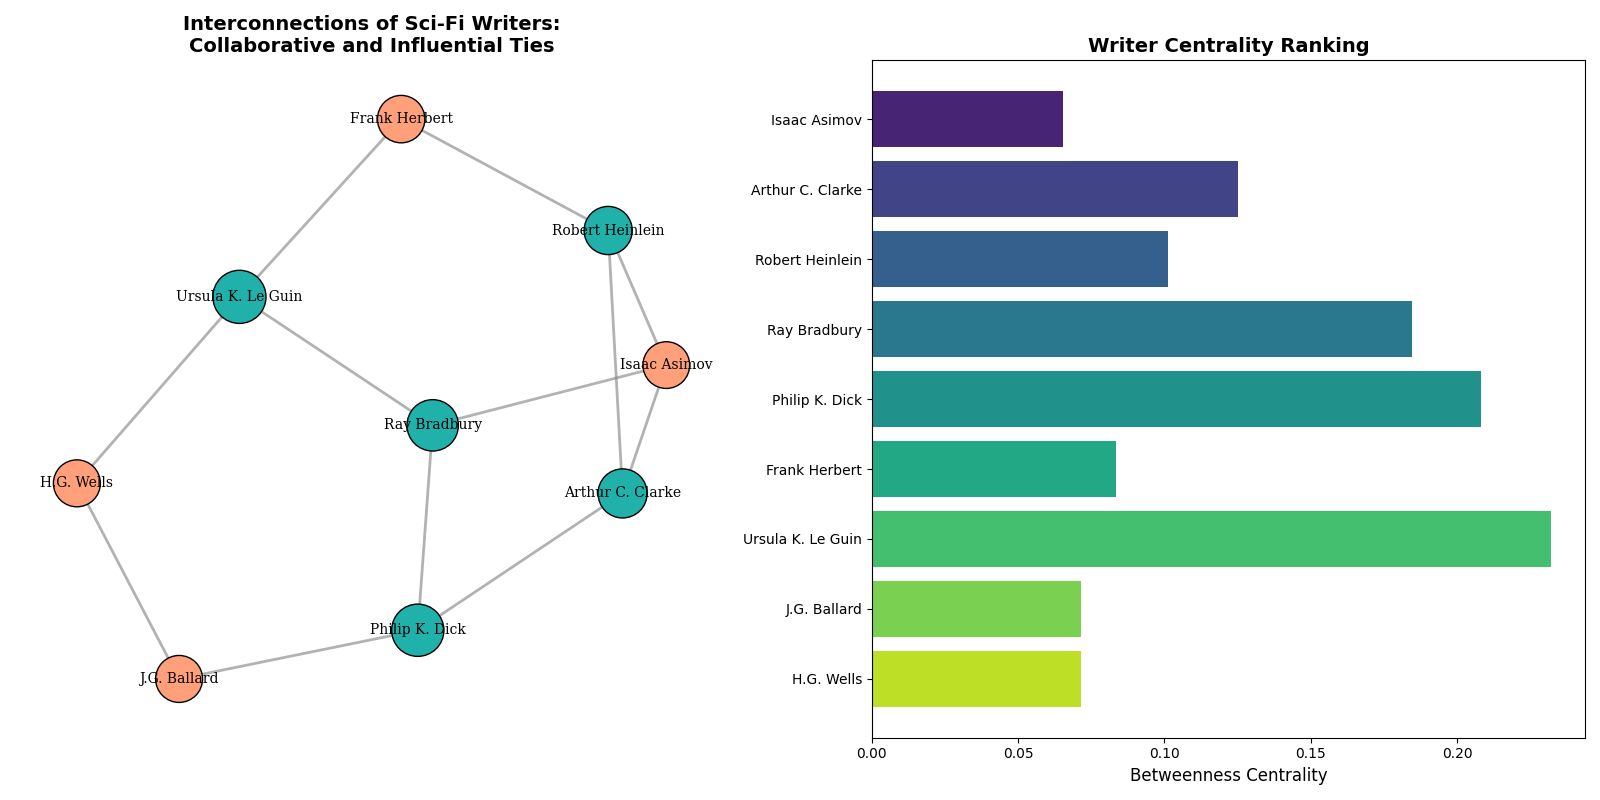

This chart was generated by the following Python code:
import matplotlib.pyplot as plt
import networkx as nx
import numpy as np

# Define science fiction writers and their collaborations
writers_connections = {
    "Isaac Asimov": ["Arthur C. Clarke", "Robert Heinlein", "Ray Bradbury"],
    "Arthur C. Clarke": ["Isaac Asimov", "Robert Heinlein", "Philip K. Dick"],
    "Robert Heinlein": ["Isaac Asimov", "Arthur C. Clarke", "Frank Herbert"],
    "Ray Bradbury": ["Isaac Asimov", "Philip K. Dick", "Ursula K. Le Guin"],
    "Philip K. Dick": ["Arthur C. Clarke", "Ray Bradbury", "J.G. Ballard"],
    "Frank Herbert": ["Robert Heinlein", "Ursula K. Le Guin"],
    "Ursula K. Le Guin": ["Ray Bradbury", "Frank Herbert", "H.G. Wells"],
    "J.G. Ballard": ["Philip K. Dick", "H.G. Wells"],
    "H.G. Wells": ["Ursula K. Le Guin", "J.G. Ballard"]
}

# Create the graph
G = nx.Graph(writers_connections)

# Calculate node sizes and colors based on betweenness centrality
betweenness_centrality = nx.betweenness_centrality(G)
node_sizes = [1000 + 2000 * betweenness_centrality[node] for node in G.nodes()]

# Shuffle the colors assigned to the nodes
# Original color code: "#FFA07A" if centrality > 0.1 else "#20B2AA"
node_colors = ["#20B2AA" if betweenness_centrality[node] > 0.1 else "#FFA07A" for node in G.nodes()]

# Create a subplot layout
fig, ax = plt.subplots(1, 2, figsize=(16, 8))

# First subplot: Network Graph
pos = nx.spring_layout(G, seed=24)
nx.draw_networkx_nodes(G, pos, ax=ax[0], node_size=node_sizes, node_color=node_colors, edgecolors='black')
nx.draw_networkx_edges(G, pos, ax=ax[0], width=2, alpha=0.6, edge_color='gray')
nx.draw_networkx_labels(G, pos, ax=ax[0], font_size=10, font_family='serif')
ax[0].set_title("Interconnections of Sci-Fi Writers:\nCollaborative and Influential Ties", fontsize=14, fontweight='bold')
ax[0].axis('off')

# Second subplot: Bar Chart of Betweenness Centrality
writer_names = list(betweenness_centrality.keys())
centrality_values = list(betweenness_centrality.values())
y_positions = np.arange(len(writer_names))
ax[1].barh(y_positions, centrality_values, color=plt.cm.viridis(np.linspace(0.1, 0.9, len(writer_names))))
ax[1].set_yticks(y_positions)
ax[1].set_yticklabels(writer_names, fontsize=10)
ax[1].invert_yaxis()  # Highest centrality on top
ax[1].set_xlabel('Betweenness Centrality', fontsize=12)
ax[1].set_title("Writer Centrality Ranking", fontsize=14, fontweight='bold')

# Adjust the layout to prevent overlap
plt.tight_layout()

# Show the plot
plt.show()
